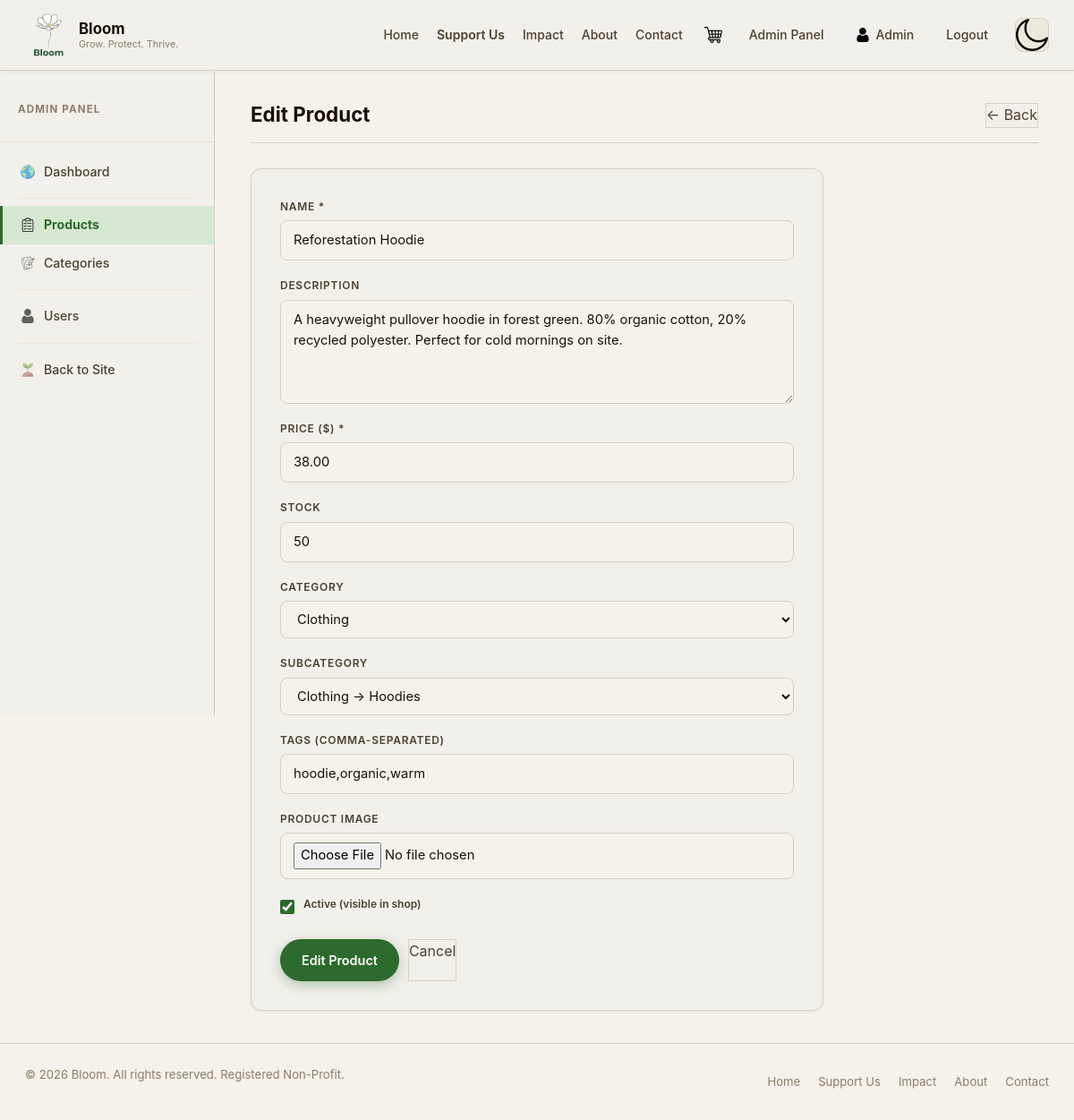
The app's page /panel/products/2/edit/ (signed in) with its own data.
### catalogue/models.py (models this page shows, shortened)
class Product(models.Model):
    name          = models.CharField(max_length=120)
    slug          = models.SlugField(unique=True)
    description   = models.TextField(max_length=1000)
    price         = models.DecimalField(max_digits=8, decimal_places=2)
    category      = models.ForeignKey(Category, on_delete=models.SET_NULL, null=True, related_name='products')
    subcategory   = models.ForeignKey(Subcategory, on_delete=models.SET_NULL, null=True, blank=True, related_name='products')
    image         = models.ImageField(upload_to='products/', blank=True, null=True)
    stock         = models.PositiveIntegerField(default=0)
    tags          = models.CharField(max_length=200, blank=True, help_text='Comma-separated tags')
    trees_per_unit = models.PositiveIntegerField(default=0, help_text='Trees planted per unit sold')
    created_at    = models.DateTimeField(auto_now_add=True)
    is_active     = models.BooleanField(default=True)
    class Meta:
        ordering = ['-created_at']

class Category(models.Model):
    name        = models.CharField(max_length=80)
    slug        = models.SlugField(unique=True)
    description = models.TextField(blank=True)
    class Meta:
        verbose_name_plural = 'categories'
        ordering = ['name']

class Subcategory(models.Model):
    category    = models.ForeignKey(Category, on_delete=models.CASCADE, related_name='subcategories')
    name        = models.CharField(max_length=80)
    slug        = models.SlugField(unique=True)
    class Meta:
        verbose_name_plural = 'subcategories'
        ordering = ['name']
    def __str__(self):
        return f'{self.category.name} → {self.name}'

### admin_panel/views.py (the view)
    @login_required
    def wrapped(request, *args, **kwargs):
        if not request.user.is_staff:
            raise PermissionDenied
        return view_func(request, *args, **kwargs)

### admin_panel/views.py (called while the page is built, shortened)
def staff_required(view_func):
    @login_required
    def wrapped(request, *args, **kwargs):
        if not request.user.is_staff:
            raise PermissionDenied
        return view_func(request, *args, **kwargs)
    return wrapped

@staff_required
def product_edit(request, product_id):
    product       = get_object_or_404(Product, pk=product_id)
    categories    = Category.objects.all()
    subcategories = Subcategory.objects.all()
    return render(request, 'panel/product_form.html', {
        'product': product, 'categories': categories,
        'subcategories': subcategories, 'action': 'Edit'
    })

### shop/context_processors.py (called while the page is built)
def cart_count(request):
    count = 0
    if request.user.is_authenticated:
        from shop.models import CartItem
        count = CartItem.objects.filter(user=request.user).count()
    return {'cart_count': count}

### templates/panel/product_form.html (shortened to what this page needs)
{% extends 'panel/base_panel.html' %}
{% load static %}
{% block panel_content %}
<div class="panel-header">
    <h1 class="panel-header_title">{{ action }} Product</h1>
    <a href="{% url 'panel:products' %}" class="btn-ghost">← Back</a>
</div>
<div class="panel-form-card">
    <form method="post" enctype="multipart/form-data" novalidate>{% csrf_token %}
        <div class="panel-field"><label for="name">Name *</label><input type="text" id="name" name="name" value="{{ product.name|default:'' }}" maxlength="120" required /></div>
        <div class="panel-field"><label for="description">Description</label><textarea id="description" name="description" rows="4" maxlength="1000">{{ product.description|default:'' }}</textarea></div>
        <div class="panel-field"><label for="price">Price ($) *</label><input type="number" id="price" name="price" value="{{ product.price|default:'' }}" min="0" step="0.01" required /></div>
        <div class="panel-field"><label for="stock">Stock</label><input type="number" id="stock" name="stock" value="{{ product.stock|default:'0' }}" min="0" /></div>
        <div class="panel-field"><label for="category">Category</label>
            <select id="category" name="category">
                {% for cat in categories %}<option value="{{ cat.id }}" {% if product.category_id == cat.id %}selected{% endif %}>{{ cat.name }}</option>{% endfor %}
            </select>
        </div>
        <div class="panel-field"><label for="subcategory">Subcategory</label>
            <select id="subcategory" name="subcategory">
                {% for sub in subcategories %}<option value="{{ sub.id }}" {% if product.subcategory_id == sub.id %}selected{% endif %}>{{ sub }}</option>{% endfor %}
            </select>
        </div>
        <div class="panel-field"><label for="tags">Tags (comma-separated)</label><input type="text" id="tags" name="tags" value="{{ product.tags|default:'' }}" maxlength="200" /></div>
        <div class="panel-field"><label for="image">Product Image</label><input type="file" id="image" name="image" accept="image/*" /></div>
        <div class="panel-field"><div class="panel-checkbox"><input type="checkbox" id="is_active" name="is_active" {% if product.is_active or not product %}checked{% endif %} /><label for="is_active" style="text-transform:none;letter-spacing:0;">Active (visible in shop)</label></div></div>
        <div class="panel-form-actions">
            <button type="submit" class="btn-primary">{{ action }} Product</button>
            <a href="{% url 'panel:products' %}" class="btn-ghost">Cancel</a>
        </div>
    </form>
</div>
{% endblock %}

### templates/base.html (shortened to what this page needs)
{% load static %}
<!DOCTYPE html>
<html lang="en" data-theme="light">
<head>
    <link rel="stylesheet"
          href="https://cdn.jsdelivr.net/npm/bootstrap@5.3.8/dist/css/bootstrap.min.css"
 />
    <link rel="stylesheet" href="{% static 'css/style.css' %}" />
    <link rel="stylesheet" href="{% static 'css/style-auth.css' %}" />
    {% block extra_css %}{% endblock %}
</head>
<body>
<nav class="navbar navbar-expand-lg navbar-light sticky-top"
     id="navbar"
     role="navigation"
     aria-label="Main navigation"
     style="background: var(--card-bg); border-bottom: 1px solid var(--border); box-shadow: var(--shadow1);">
    <div class="container">
        <a href="{% url 'core:home' %}" class="navbar-brand d-flex align-items-center gap-2" aria-label="Bloom Home">
            <div class="logo-icon" aria-hidden="true">
                <img src="{% static 'assets/logo.png' %}"
                     alt="Bloom logo"
                     width="52" height="52"
                     style="width:52px;height:52px;object-fit:contain;border-radius:8px;"
                     onerror="this.style.display='none'" />
            </div>
            <div class="logo-text">
                <span class="logo-text_name">Bloom</span>
                <span class="logo-text_tagline">Grow. Protect. Thrive.</span>
            </div>
        </a>
        <div class="collapse navbar-collapse" id="navLinks">
            <ul class="navbar-nav ms-auto align-items-center gap-1">
                <li class="nav-item"><a href="{% url 'core:home' %}"        class="nav-link">Home</a></li>
                <li class="nav-item"><a href="{% url 'shop:support' %}"     class="nav-link nav-link--support">Support Us</a></li>
                <li class="nav-item"><a href="{% url 'core:impact' %}"      class="nav-link">Impact</a></li>
                <li class="nav-item"><a href="{% url 'core:about' %}"       class="nav-link">About</a></li>
                <li class="nav-item"><a href="{% url 'core:contact' %}"     class="nav-link">Contact</a></li>
            </ul>
            {% if user.is_authenticated %}
            <a href="{% url 'shop:cart' %}" class="nav-cart ms-2" aria-label="View cart">
                <img src="{% static 'assets/icons/cart.png' %}" alt="Cart" style="width:20px;height:20px;object-fit:contain;" />
            </a>
            {% endif %}
            <div class="nav-auth ms-2 d-flex align-items-center gap-2">
                {% if user.is_authenticated %}
                    {% if user.is_staff %}
                    <a href="{% url 'panel:dashboard' %}" class="nav-link nav-link--admin">Admin Panel</a>
                    {% endif %}
                    <a href="{% url 'accounts:dashboard' %}" class="nav-link nav-link--user">
                        {% if user.profile.avatar %}
                        <img src="{{ user.profile.avatar.url }}"
                             alt="{{ user.username }}"
                             style="width:28px;height:28px;border-radius:50%;object-fit:cover;border:2px solid var(--green);flex-shrink:0;" />
                        {% else %}
                        <img src="{% static 'assets/icons/icon-person.png' %}"
                             alt=""
                             aria-hidden="true"
                             style="width:16px;height:16px;object-fit:contain;" />
                        {% endif %}
                        {{ user.first_name|default:user.username }}
                    </a>
                    <form method="post" action="{% url 'accounts:logout' %}" style="margin:0;">
                        <button type="submit" class="nav-link nav-link--logout">Logout</button>
                    </form>
                {% else %}
                    <button class="nav-link nav-link--login" id="navLoginBtn" data-auth-trigger="login">Login</button>
                    <button class="btn-primary btn-primary--sm" id="navRegisterBtn" data-auth-trigger="register">Register</button>
                {% endif %}
            </div>
            <button class="theme-toggle ms-3" id="themeToggle" aria-label="Toggle dark mode" title="Toggle light / dark mode">
                <img class="icon-moon" src="{% static 'assets/icons/icon-moon.png' %}" alt="Dark mode"  aria-hidden="true" />
            </button>
        </div>
    </div>
</nav>
<main class="page-content">
    {% block content %}{% endblock %}
</main>
<footer role="contentinfo">
    <div class="container">
        <div class="footer_inner">
            <p class="footer_copy">&copy; 2026 Bloom. All rights reserved. Registered Non-Profit.</p>
            <nav class="footer_links" aria-label="Footer navigation">
                <a href="{% url 'core:home' %}">Home</a>
                <a href="{% url 'shop:support' %}">Support Us</a>
                <a href="{% url 'core:impact' %}">Impact</a>
                <a href="{% url 'core:about' %}">About</a>
                <a href="{% url 'core:contact' %}">Contact</a>
            </nav>
        </div>
    </div>
</footer>
</body>
</html>

### static/css/style.css (style rules this page uses)
:root { --bg: #f5f2eb; --card-bg: #f2f0eb; --section: #ede8dc; --text1: #1a1208; --text2: #4a4030; --text3: #8a7d68; --green: #2d6a2d; --green2: #3d8c3d; --greentint: #d6e8d0; --vibrant-green: #4a7c3f; --orange: #a0522d; --red: #c0392b; --border: #d8cfc0; --border2: #ece6da; --shadow1: 0 1px 3px rgba(30,18,0,.07); --shadow2: 0 4px 16px rgba(30,18,0,.1); --shadow3: 0 12px 40px rgba(30,18,0,.14); --nav: 68px; --radius: 12px; --time: 0.2s ease; }
#navbar a.nav-link--support { font-weight: 600; }
*, *::before, *::after { box-sizing: border-box; margin: 0; padding: 0; }
body { font-family: -apple-system, BlinkMacSystemFont, 'Segoe UI', sans-serif; background: var(--bg); color: var(--text1); line-height: 1.6; transition: background var(--time), color var(--time); }
ul { list-style: none; }
a { text-decoration: none; color: inherit; }
img { display: block; max-width: 100%; }
button { cursor: pointer; border: none; background: none; font-family: inherit; }
.container { width: 100%; max-width: 1200px; margin: 0 auto; padding: 0 28px; }
.btn-primary { display: inline-flex; align-items: center; gap: 8px; border-radius: 100px; padding: 12px 24px; font-family: -apple-system, BlinkMacSystemFont, 'Segoe UI', sans-serif; font-size: .9rem; font-weight: 600; white-space: nowrap; background: var(--green) !important; color: #fff !important; border-color: var(--green) !important; box-shadow: 0 4px 14px rgba(45,106,45,.35); --bs-btn-bg: var(--green); --bs-btn-border-color: var(--green); --bs-btn-hover-bg: var(--green2); --bs-btn-hover-border-color: var(--green2); --bs-btn-active-bg: var(--green2); --bs-btn-active-border-color: var(--green2); }
.btn-ghost { color: var(--text2); border: 1px solid var(--border); background: var(--card-bg); }
.navbar-brand .logo-text { display: flex; flex-direction: column; line-height: 1.2; }
.navbar-brand .logo-text_name { font-family: -apple-system, BlinkMacSystemFont, 'Segoe UI', sans-serif; font-weight: 700; font-size: 1.05rem; color: var(--text1); }
.navbar-brand .logo-text_tagline { font-size: .68rem; color: var(--text3); }
.navbar .nav-link { font-size: .875rem; font-weight: 500; color: var(--text2); padding: 7px 14px; border-radius: 8px; transition: color var(--time), background var(--time); }
.theme-toggle { width: 38px; height: 38px; border-radius: 8px; background: var(--section); border: 1px solid var(--border); display: flex; align-items: center; justify-content: center; color: var(--text2); transition: all var(--time); }
.theme-toggle .icon-moon { display: block; }
footer { padding: 24px 0; border-top: 1px solid var(--border); }
.footer_inner { display: flex; align-items: center; justify-content: space-between; gap: 16px; }
.footer_copy { font-size: .82rem; color: var(--text3); }
.footer_links { display: flex; gap: 20px; }
.footer_links a { font-size: .82rem; color: var(--text3); transition: color var(--time); }

### static/css/style-auth.css (style rules this page uses)
.nav-link--logout { background: none; border: none; font-family: -apple-system, BlinkMacSystemFont, 'Segoe UI', sans-serif; font-size: .88rem; font-weight: 500; color: var(--text3); cursor: pointer; padding: 6px 12px; border-radius: 6px; transition: color var(--time); }
.nav-link--user { display: flex; align-items: center; gap: 6px; font-size: .88rem; font-weight: 600; color: var(--green); }
.nav-cart { position: relative; display: flex; align-items: center; padding: 6px 8px; }

### records on screen
Product: name "Reforestation Hoodie", description "A heavyweight pullover hoodie in forest green. 80% organic cotton, 20% recycled polyester. Perfect for cold mornings on site.", price "38.00", stock "50", category "Clothing", subcategory "Clothing → Hoodies", tags "hoodie,organic,warm", is_active "☑"

### other values on screen
{{ user.first_name|default:user.username }} "Admin"
{{ action }} "Edit"
